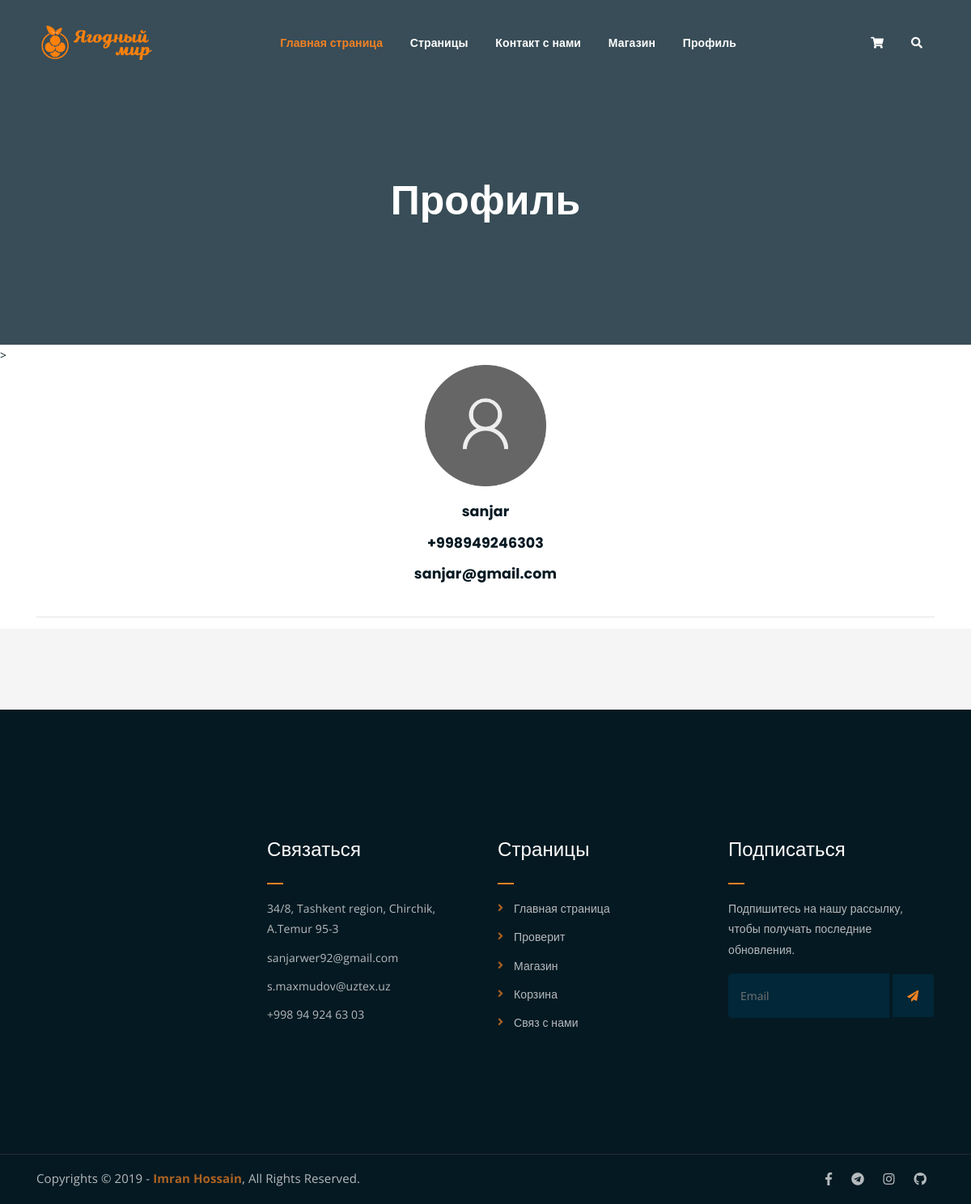
Screenshot of /profile/ (signed in) with the database file from the repository.
### users/models.py (models this page shows)
class CustomUser(AbstractUser):
    phone_number = models.CharField(max_length=13)
    is_active = models.BooleanField(default=True)

### users/views.py (the view)
# urls.py: path('profile/', ProfileView.as_view(), name='profile_page')
class ProfileView(LoginRequiredMixin, View):
    def get(self, request):
        return render(request, "users/profile.html", {"user": request.user})

### templates/users/profile.html (shortened to what this page needs)
{% extends 'base.html' %}
{%  load static %}
{% block content %}
        <div class="breadcrumb-section breadcrumb-lg">
            <div class="row">
                <div class="col-lg-8 offset-lg-2 text-center">
                    <div class="breadcrumb-text">
                        <h1>Профиль</h1>
                    </div>
                </div>
            </div>
        </div>>
        <div class="container text-center">
        <img class="profile-pic mb-4" src="{% static 'images/avaters/default-profile_pic.png' %}" alt="Profile picture">
            <div class="row justify-content-center mb-5">
                <div class="col-4">
                    <h5>{{ user.username }}</h5>
                    <h5>{{ user.phone_number }}</h5>
                    <h5>{{ user.email }}</h5>
                </div>
            </div><hr>
        </div>
{% endblock content %}

### static/css/main.css (style rules this page uses)
html { font-size: 14px; font-weight: 400; line-height: 28px; height: 100%; }
body { font-family: "Open Sans", sans-serif; font-weight: 400; font-size: 1rem; letter-spacing: 0.1px; line-height: 1.8; color: #051922; overflow-x: hidden; }
body img { max-width: 100%; }
h1, .h1, h2, .h2, h3, .h3, h4, .h4, h5, .h5, h6, .h6 { font-family: "Poppins", sans-serif; font-weight: 700; margin: 0 0 1.25rem 0; color: #051922; }
h1:last-child, .h1:last-child, h2:last-child, .h2:last-child, h3:last-child, .h3:last-child, h4:last-child, .h4:last-child, h5:last-child, .h5:last-child, h6:last-child, .h6:last-child { margin: 0; }
h1, .h1 { font-size: 4rem; font-weight: 700; line-height: 4rem; }
h5, .h5 { font-size: 1.25rem; font-weight: 700; line-height: 1.5rem; }
.breadcrumb-text h1 { font-size: 50px; font-weight: 900; color: #fff; margin: 0; margin-top: 20px; }
.breadcrumb-section { padding: 150px 0; background-size: cover; background-position: center center; position: relative; z-index: 1; background-attachment: fixed; padding-top: 200px; }
.breadcrumb-section:after { position: absolute; left: 0; top: 0; width: 100%; height: 100%; content: ""; background-color: #07212e; z-index: -1; opacity: 0.8; }
html, body { height: 100%; }
.profile-pic { width: 150px; }

### rows the page displays
CustomUser: username "sanjar", phone_number "+998949246303", email "sanjar@gmail.com"
